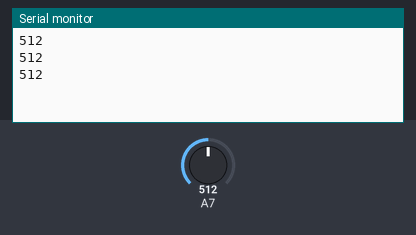
The sketch below on a simulated Arduino Nano, built with avr-gcc and run on an emulated ATmega328P. Shown: the last lines printed to the serial monitor. Inputs (shaded band) come from the test bench; at power-on: A7 = 512.

Above: at 1.3 s.
1.4 s: A7 set to 716
At 1.9 s:
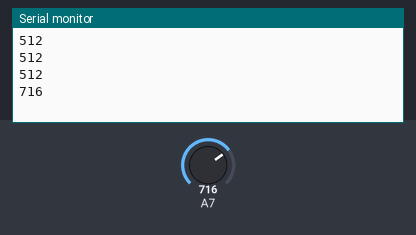
2.9 s: A7 set to 900
At 3.4 s:
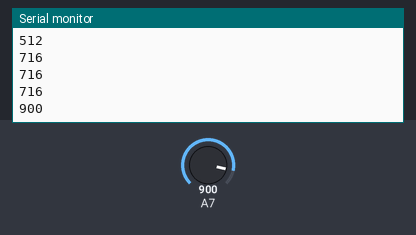
Timing chart, 0 to 5.9 s (numbered marks = the images above; inputs shaded):
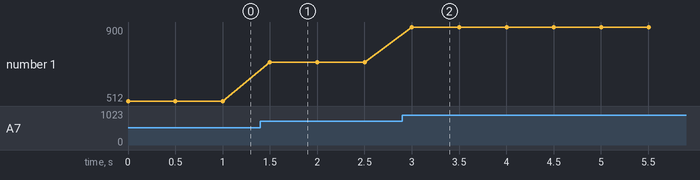

Measured:
- after the input at 1.4 s, the serial monitor: prints a new line after 0.10 s (image 1)
- after the input at 2.9 s, the serial monitor: prints a new line after 0.10 s (image 2)
- plotted number 1: 512 → 716 after the input at 1.4 s, 716 → 900 after the input at 2.9 s

The sketch:

sketch_sep20a.ino
```cpp
void setup() {
  // put your setup code here, to run once:
  Serial.begin(115200);

}

void loop() {
  // put your main code here, to run repeatedly:
  Serial.println(analogRead(A7));
  delay(500);
}
```
